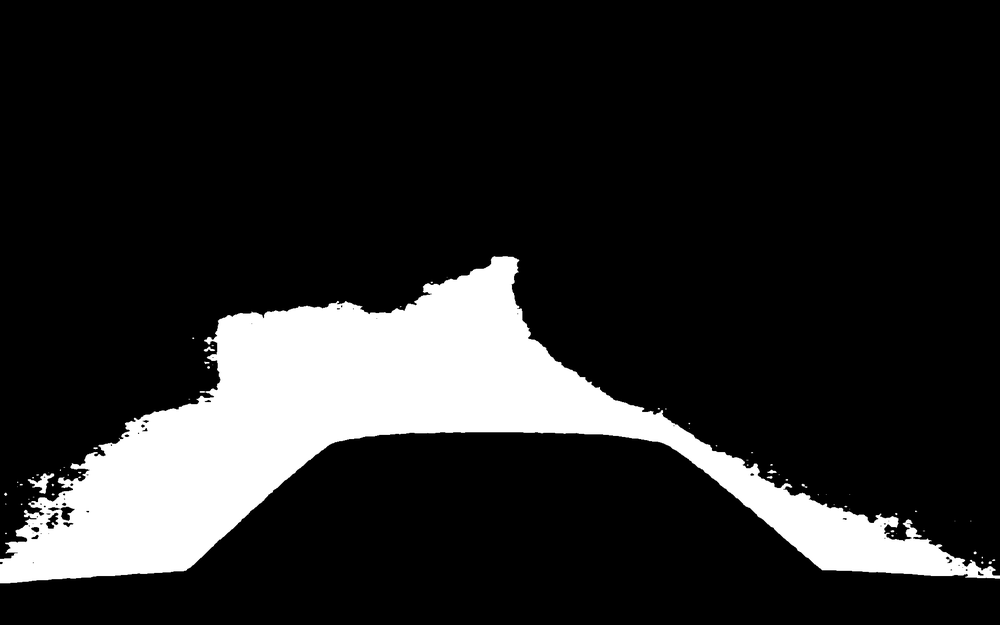
#> input picture Documents/Jelco/waypoint-generation/road_data/mask_road_combined_1759914794.png, 1000 x 625 px, shrunk from 1920 x 1200 before the run
$ python improved_cl_extractor.py
#> lines starting #> are read from the running program, lines starting #| are printed output that depends on the picture; after the words box and inside, x2 and y2 are one past the last pixel; in counts of white or black regions, pixels touching at a corner belong together
import cv2
import numpy as np
import pandas as pd
import matplotlib.pyplot as plt
from scipy.ndimage import gaussian_filter1d
from skimage.morphology import remove_small_objects
import os

# --- CONFIGURATION ---
INPUT_MASK_PATH = '../road_data/mask_road_combined_1759914794.png'
OUTPUT_DIR = 'centerline_output'
GAUSSIAN_SIGMA = 50  # Higher = smoother (good for autonomous nav)
DOWNSAMPLING_FACTOR = 75  # Lower = more waypoints (10 is good for testing)
HOOD_EXCLUSION_HEIGHT_PCT = 0.30  # Exclude bottom 30% (car hood area)

# --- HELPER FUNCTIONS ---

def save_image_and_plot(data, filename, title, is_distance_map=False):
    """Saves a 2D array/image and a Matplotlib plot of the result."""
    full_path = os.path.join(OUTPUT_DIR, filename)

    data_to_save = data
    if is_distance_map and data.max() > 0:
        data_to_save = (data / data.max() * 255).astype(np.uint8)

    plt.figure(figsize=(10, 8))
    if data_to_save.ndim == 3:
        plt.imshow(cv2.cvtColor(data_to_save, cv2.COLOR_BGR2RGB))
    elif data_to_save.ndim == 2:
        plt.imshow(data_to_save, cmap='magma' if is_distance_map else 'gray')

    plt.title(title)
    plt.axis('off')
    plt.savefig(full_path.replace('.png', '.pdf'))
    plt.close()

    cv2.imwrite(full_path, data_to_save)
    print(f"Saved: {full_path}")


def refine_mask(mask_image):
    """Applies morphological closing and safely removes small objects."""
    kernel = np.ones((7, 7), np.uint8)
    closed_mask = cv2.morphologyEx(mask_image, cv2.MORPH_CLOSE, kernel)

    boolean_mask = closed_mask > 0
    cleaned_mask = remove_small_objects(boolean_mask, min_size=100)

    refined_mask_img = (cleaned_mask * 255).astype(np.uint8)
    return refined_mask_img


def extract_centerline_midpoint(refined_mask):
    """Finds left/right boundaries and calculates centerlines as the midpoint average."""

    if np.all(refined_mask == 0):
        print("Warning: Refined mask is entirely empty (black).")
        return None, np.zeros_like(refined_mask, dtype=np.uint8)

    contours, _ = cv2.findContours(refined_mask, cv2.RETR_EXTERNAL, cv2.CHAIN_APPROX_NONE)
    if not contours:
        print("Warning: cv2.findContours returned no contours.")
        return None, np.zeros_like(refined_mask, dtype=np.uint8)

    main_contour = max(contours, key=cv2.contourArea)
    points = main_contour.squeeze()

    if points.ndim != 2 or points.shape[0] < 2:
        print("Warning: Main contour is too short or malformed.")
        return None, np.zeros_like(refined_mask, dtype=np.uint8)

    height = refined_mask.shape[0]
    min_x_at_y = np.full(height, refined_mask.shape[1])
    max_x_at_y = np.full(height, -1)

    for X, Y in points:
        min_x_at_y[Y] = min(min_x_at_y[Y], X)
        max_x_at_y[Y] = max(max_x_at_y[Y], X)

    valid_rows = np.where(min_x_at_y <= max_x_at_y)[0]

    if len(valid_rows) == 0:
        return None, np.zeros_like(refined_mask, dtype=np.uint8)

    midpoint_X = (min_x_at_y[valid_rows] + max_x_at_y[valid_rows]) / 2.0
    midpoint_Y = valid_rows.astype(np.float64)

    midpoint_coords_full = np.vstack((midpoint_X, midpoint_Y)).T

    # Visualization
    midpoint_coords_vis = midpoint_coords_full[::DOWNSAMPLING_FACTOR]
    centerline_image = np.zeros_like(refined_mask, dtype=np.uint8)
    for X, Y in midpoint_coords_vis:
        cv2.circle(centerline_image, (int(X), int(Y)), 1, 255, -1)

    print(f"Midpoint Extraction: Extracted {midpoint_coords_full.shape[0]} full points. {midpoint_coords_vis.shape[0]} used for visualization.")
    return midpoint_coords_full, centerline_image


def smooth_centerline_gaussian(centerline_coords_full, mask_shape):
    """Applies a 1D Gaussian filter for simple, non-destructive smoothing."""
    if centerline_coords_full.shape[0] < 5:
        return None, None

    X_raw = centerline_coords_full[:, 0]
    Y_raw = centerline_coords_full[:, 1]

    X_smooth = gaussian_filter1d(X_raw, sigma=GAUSSIAN_SIGMA)
    Y_smooth = gaussian_filter1d(Y_raw, sigma=GAUSSIAN_SIGMA)

    smooth_centerline_coords = np.vstack((X_smooth, Y_smooth)).T

    final_image = np.zeros(mask_shape, dtype=np.uint8)
    return smooth_centerline_coords, final_image


def overlay_line_on_mask(mask_image, coords, color=(255, 0, 0), thickness=2, style='line'):
    """Creates an RGB image with the mask and overlays the line/points in the specified color."""
    overlay_image = cv2.cvtColor(mask_image, cv2.COLOR_GRAY2BGR)

    if style == 'points':
        for X, Y in coords:
            cv2.circle(overlay_image, (int(X), int(Y)), 3, color, -1)
    else:
        for i in range(1, len(coords)):
            pt1 = (int(coords[i-1][0]), int(coords[i-1][1]))
            pt2 = (int(coords[i][0]), int(coords[i][1]))
            cv2.line(overlay_image, pt1, pt2, color, thickness)

    return overlay_image


# --- MAIN EXECUTION ---
if __name__ == '__main__':
    os.makedirs(OUTPUT_DIR, exist_ok=True)

    print("\n" + "="*70)
    print("CENTERLINE EXTRACTION FROM ROAD MASK")
    print("="*70)
    print(f"Input: {INPUT_MASK_PATH}")
    print(f"Gaussian Sigma: {GAUSSIAN_SIGMA}")
    print(f"Downsampling: Every {DOWNSAMPLING_FACTOR}th point")
    print(f"Hood Exclusion: Bottom {HOOD_EXCLUSION_HEIGHT_PCT*100}%")
    print("="*70 + "\n")

    # Load and prepare the input mask
    if os.path.exists(INPUT_MASK_PATH):
        mask_raw = cv2.imread(INPUT_MASK_PATH, cv2.IMREAD_COLOR)
#> mask_raw is the input picture: shape (625, 1000, 3); min 0, max 255, mean 38.8

        if mask_raw is None:
            print(f"Error: Could not load image from {INPUT_MASK_PATH}")
            exit()

        mask_gray = cv2.cvtColor(mask_raw, cv2.COLOR_BGR2GRAY)
        _, mask_binary = cv2.threshold(mask_gray, 10, 255, cv2.THRESH_BINARY)
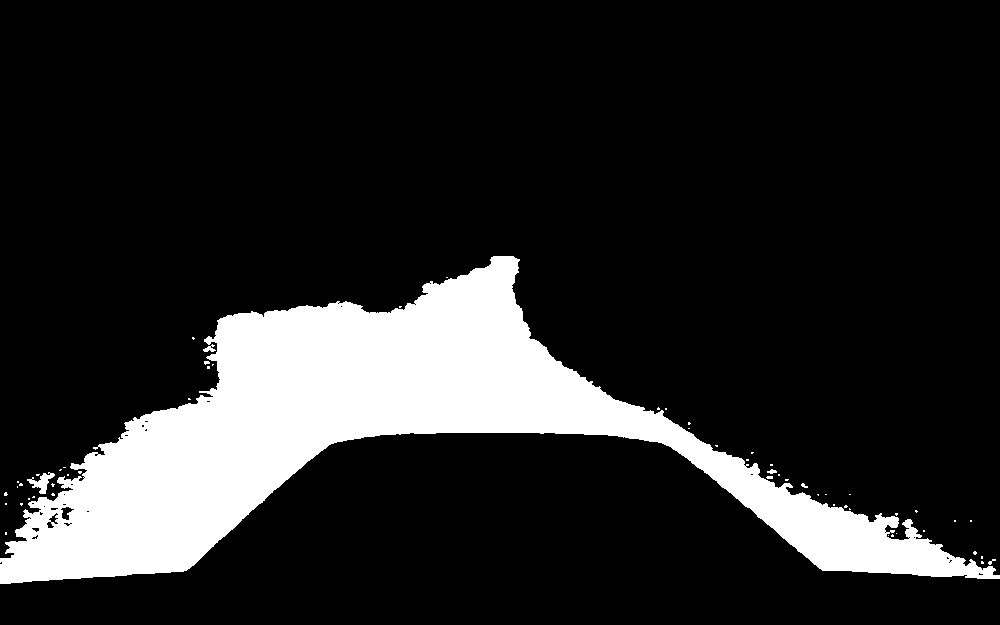
#> mask_binary: shape (625, 1000); 15.6% white; 57 white regions (51 under 20 px), largest, box (x1, y1, x2, y2) and area: (0, 256, 1000, 584) 96522, (27, 472, 55, 494) 251, (203, 344, 216, 352) 53, (767, 469, 777, 474) 31, (988, 559, 996, 565) 21, (801, 483, 808, 488) 20
    else:
        print(f"Error: Input file {INPUT_MASK_PATH} not found.")
        exit()

    # Hood exclusion masking
    height, width = mask_binary.shape
    exclusion_start_row = int(height * (1.0 - HOOD_EXCLUSION_HEIGHT_PCT))
    mask_binary[exclusion_start_row:, :] = 0
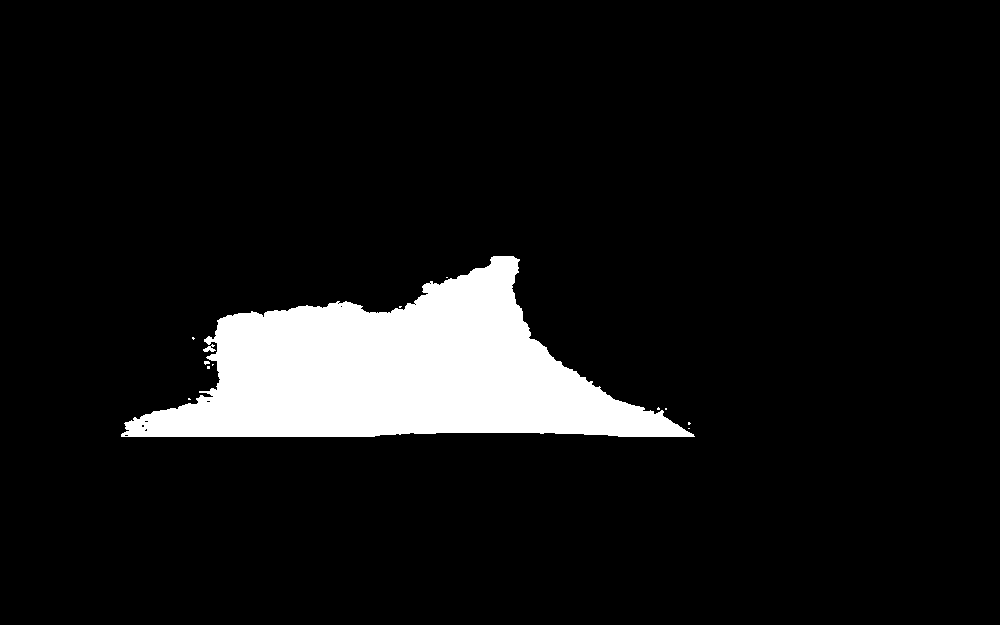
#> mask_binary: shape (625, 1000); 8.5% white; 13 white regions (11 under 20 px), largest, box (x1, y1, x2, y2) and area: (121, 256, 695, 437) 53220, (203, 344, 216, 352) 53
    print(f"Applied hood exclusion: ignoring pixels below row {exclusion_start_row}")
#| Applied hood exclusion: ignoring pixels below row 437

    # STEP 1: Pre-processing
    print("\n[STEP 1] Refining mask...")
    refined_mask = refine_mask(mask_binary)
#> in refine_mask, `closed_mask = cv2.morphologyEx(mask_image, cv2.MORPH_CLOSE, kernel)`:
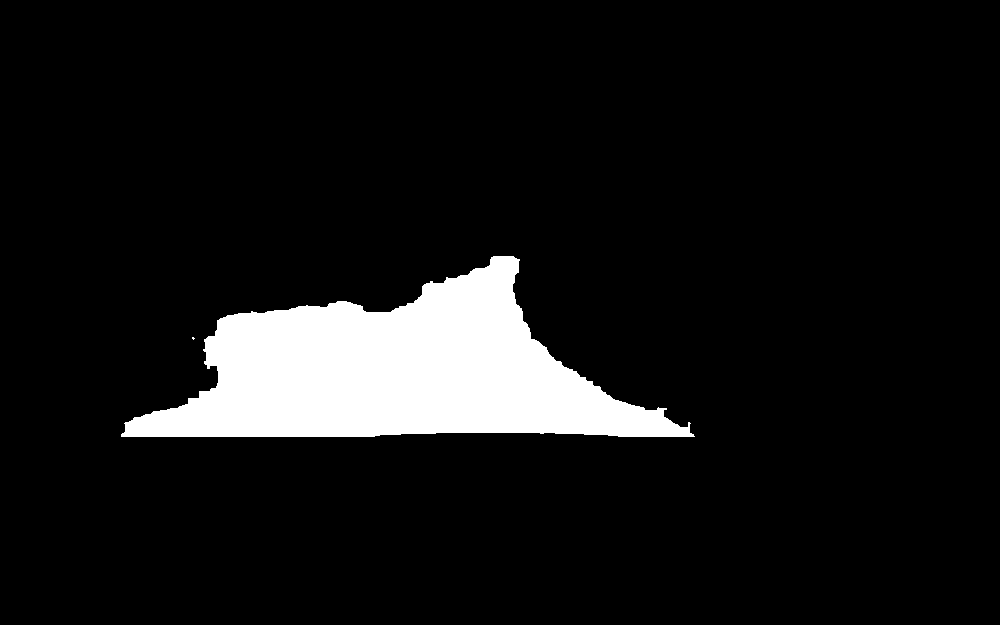
#> closed_mask: shape (625, 1000); 8.6% white; 2 white regions (1 under 20 px), largest, box (x1, y1, x2, y2) and area: (121, 256, 695, 437) 53813
    save_image_and_plot(refined_mask, '01_refined_mask.png', 'Refined Road Mask')

    # STEP 2: Extraction
    print("\n[STEP 2] Extracting centerline...")
    centerline_coords_full, centerline_image_raw = extract_centerline_midpoint(refined_mask)
#> in extract_centerline_midpoint, `contours, _ = cv2.findContours(refined_mask, cv2.RETR_EXTERNAL, cv2.CH..`: contours = 1 contour; box (x1, y1, x2, y2) and area: (121, 256, 695, 437) 53107
#> in extract_centerline_midpoint, `main_contour = max(contours, key=cv2.contourArea)`: main_contour = contour of 1410 points, box (x1, y1, x2, y2) (121, 256, 695, 437), area 53107
#> in extract_centerline_midpoint, `points = main_contour.squeeze()`: points = 1410 pairs, first value 121 to 694, second value 256 to 436
#> the loop in extract_centerline_midpoint, `for X, Y in points:` made 1410 passes
#> (X, Y) on passes 1 to 3: (493, 256), (492, 257), (491, 257)
#> after the loop in extract_centerline_midpoint, `for X, Y in points:`: max_x_at_y = 625 values, max 694 at index 436, min -1 at index 0, mean 163.6; min_x_at_y = 625 values, max 1000 at index 0, min 121 at index 434, mean 786.6
#> in extract_centerline_midpoint, `valid_rows = np.where(min_x_at_y <= max_x_at_y)[0]`: valid_rows = 181 values from 256 to 436
#> in extract_centerline_midpoint, `midpoint_X = (min_x_at_y[valid_rows] + max_x_at_y[valid_rows]) / 2.0`: midpoint_X = 181 values, max 504.5 at index 3, min 368 at index 82, mean 415.3
#> in extract_centerline_midpoint, `midpoint_Y = valid_rows.astype(np.float64)`: midpoint_Y = 181 values from 256 to 436
#> in extract_centerline_midpoint, `midpoint_coords_full = np.vstack((midpoint_X, midpoint_Y)).T`: midpoint_coords_full = 181 pairs, first value 368 to 504.5, second value 256 to 436
#> in extract_centerline_midpoint, `midpoint_coords_vis = midpoint_coords_full[::DOWNSAMPLING_FACTOR]`: midpoint_coords_vis = [[503, 256], [372, 331], [409, 406]]
#> the loop in extract_centerline_midpoint, `for X, Y in midpoint_coords_vis:` made 3 passes
#> after the loop in extract_centerline_midpoint, `for X, Y in midpoint_coords_vis:`:
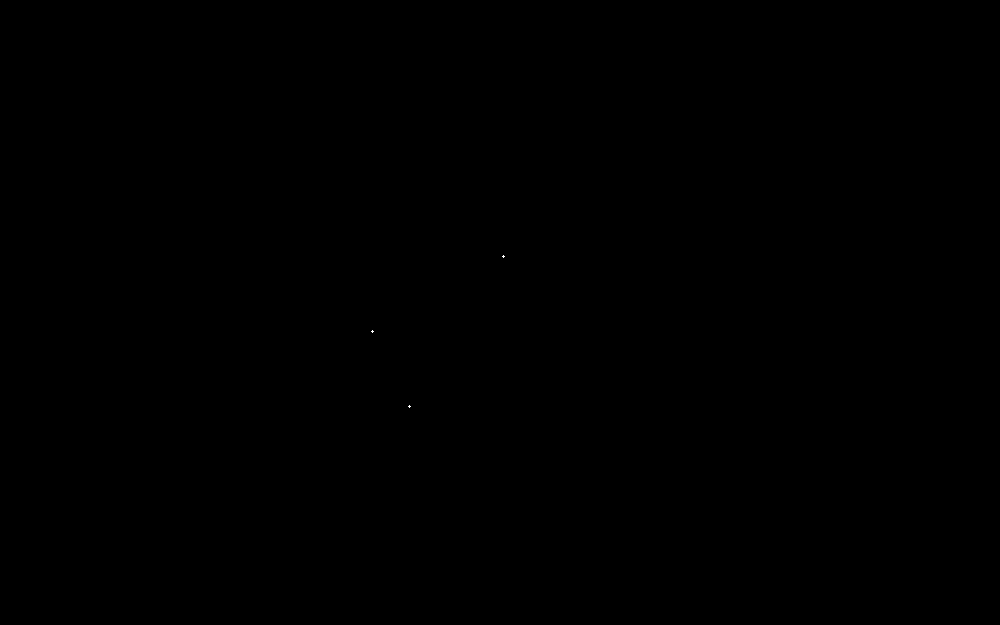
#> centerline_image: shape (625, 1000); 0% white in thin lines or dots, all inside (x1, y1, x2, y2) = (371, 255, 505, 408)
#| Midpoint Extraction: Extracted 181 full points. 3 used for visualization.
#> centerline_coords_full has the same summary as midpoint_coords_full in extract_centerline_midpoint
    save_image_and_plot(centerline_image_raw, '02_raw_midpoints.png', 'Raw Midpoints')

    if centerline_coords_full is not None:

        # STEP 3: Smoothing
        print("\n[STEP 3] Applying Gaussian smoothing...")
        smooth_coords, _ = smooth_centerline_gaussian(centerline_coords_full, mask_binary.shape)
#> in smooth_centerline_gaussian, `X_raw = centerline_coords_full[:, 0]`: X_raw has the same summary as midpoint_X in extract_centerline_midpoint
#> in smooth_centerline_gaussian, `Y_raw = centerline_coords_full[:, 1]`: Y_raw = 181 values from 256 to 436
#> in smooth_centerline_gaussian, `X_smooth = gaussian_filter1d(X_raw, sigma=GAUSSIAN_SIGMA)`: X_smooth = 181 values, max 448.7 at index 0, min 399.3 at index 129, mean 415.3
#> in smooth_centerline_gaussian, `Y_smooth = gaussian_filter1d(Y_raw, sigma=GAUSSIAN_SIGMA)`: Y_smooth = 181 values from 295.4 to 396.6
#> in smooth_centerline_gaussian, `smooth_centerline_coords = np.vstack((X_smooth, Y_smooth)).T`: smooth_centerline_coords = 181 pairs, first value 399.3 to 448.7, second value 295.4 to 396.6
#> smooth_coords has the same summary as smooth_centerline_coords in smooth_centerline_gaussian

        if smooth_coords is not None:

            # Filter smoothed points in excluded area
            valid_smooth_indices = smooth_coords[:, 1] < exclusion_start_row
            smooth_coords_filtered = smooth_coords[valid_smooth_indices]
#> smooth_coords_filtered has the same summary as smooth_centerline_coords in smooth_centerline_gaussian

            if len(smooth_coords_filtered) < 5:
                print("\n❌ Error: All smoothed coordinates were filtered out")
                exit()

            # Downsample for final waypoints
            centerline_coords_smooth_downsampled = smooth_coords_filtered[::DOWNSAMPLING_FACTOR]
#> centerline_coords_smooth_downsampled = [[448.7, 295.4], [412.4, 333.2], [400, 389.4]]

            # CRITICAL: Save in correct format (x_col, y_row) for GPS converter
            df_coords_smooth = pd.DataFrame(centerline_coords_smooth_downsampled, columns=['x_col', 'y_row'])
#> df_coords_smooth = table of 3 rows and 2 columns
            coords_path_smooth = os.path.join(OUTPUT_DIR, 'waypoints_for_gps_conversion.csv')
            df_coords_smooth.to_csv(coords_path_smooth, index=False)
            print(f"\n✅ Saved {len(centerline_coords_smooth_downsampled)} waypoints to: {coords_path_smooth}")
#| ✅ Saved 3 waypoints to: centerline_output/waypoints_for_gps_conversion.csv
            print(f"   → Use this file with waypoint_to_gps.py")

            # Also save full smooth line for visualization
            df_coords_full_smooth = pd.DataFrame(smooth_coords_filtered, columns=['x_col', 'y_row'])
#> df_coords_full_smooth = table of 181 rows and 2 columns
            coords_path_full_smooth = os.path.join(OUTPUT_DIR, 'centerline_full_smooth.csv')
            df_coords_full_smooth.to_csv(coords_path_full_smooth, index=False)

            # Visualizations
            print("\n[STEP 4] Creating visualizations...")
            GREEN = (0, 255, 0)
            overlay_waypoints = overlay_line_on_mask(refined_mask, centerline_coords_smooth_downsampled, color=GREEN, style='points')
#> the loop in overlay_line_on_mask, `for X, Y in coords:` made 3 passes
            save_image_and_plot(overlay_waypoints, '03_waypoints_overlay.png', f'Waypoints (Green, n={len(centerline_coords_smooth_downsampled)})')

            BLUE = (255, 0, 0)
            overlay_smooth_line = overlay_line_on_mask(refined_mask, smooth_coords_filtered, color=BLUE, style='line')
#> call 2 of overlay_line_on_mask, with coords = array of shape (181, 2), color = (255, 0, 0), thickness = 2, style = 'line'
#> the loop in overlay_line_on_mask (call 2), `for i in range(1, len(coords)):` made 180 passes
#> (pt1, pt2) on passes 8, 9, 13: ((448, 295), (447, 295)), ((447, 295), (447, 296)), ((447, 296), (446, 296))
#> after the loop in overlay_line_on_mask (call 2), `for i in range(1, len(coords)):`:
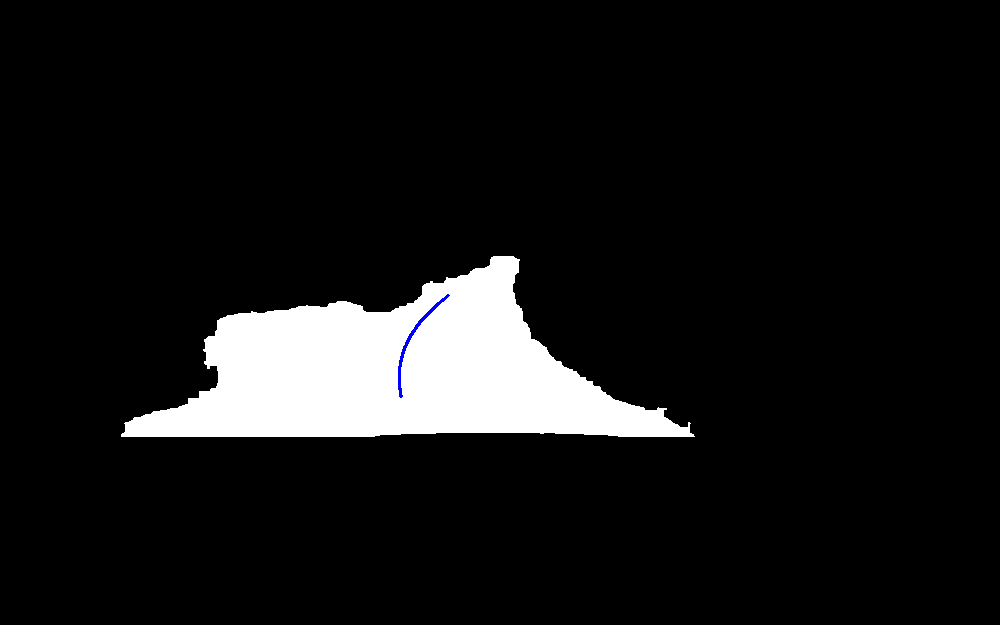
#> overlay_image: shape (625, 1000, 3); mean B, G, R 22, 21.8, 21.8
            save_image_and_plot(overlay_smooth_line, '04_smooth_centerline_overlay.png', 'Smooth Centerline (Blue)')

            print("\n" + "="*70)
            print("✅ CENTERLINE EXTRACTION COMPLETE")
            print("="*70)
            print(f"\nNext step:")
            print(f"  python3 waypoint_to_gps.py {coords_path_smooth} --snapshot --output mission_waypoints.json")
            print("="*70 + "\n")
        else:
            print("\n❌ Error: Gaussian smoothing failed")
    else:
        print("\n❌ Error: Contour extraction failed")
